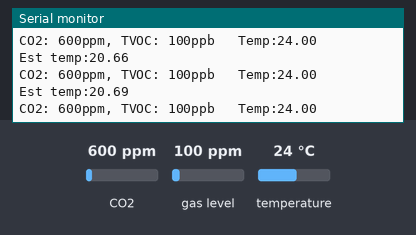
A sketch run on a simulated ESP32. Parts: the last lines printed to the serial monitor. The test bench sets the inputs (shaded band); at power-on: CO2 600 ppm, gas level 100 ppm, temperature 24 °C.

Above: at 1.4 s.
1.5 s: CO2 set to 1050 ppm
At 1.5 s:
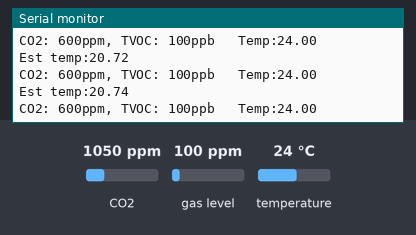
4.5 s: gas level set to 20 ppm
At 4.52 s:
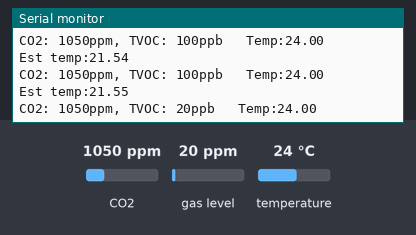
7.5 s: gas level set to 250 ppm
At 7.55 s:
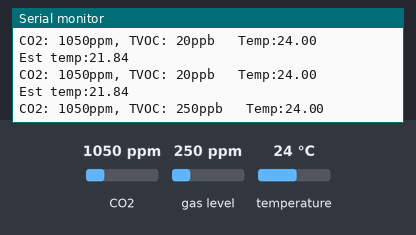
10.5 s: CO2 set to 452 ppm
At 10.52 s:
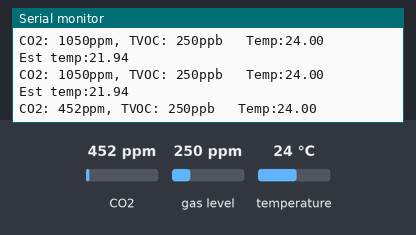
13.5 s: CO2 set to 1700 ppm
At 13.55 s:
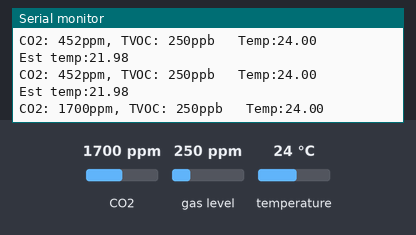
Timing chart, 0 to 16.5 s (numbered marks = the images above; inputs shaded):
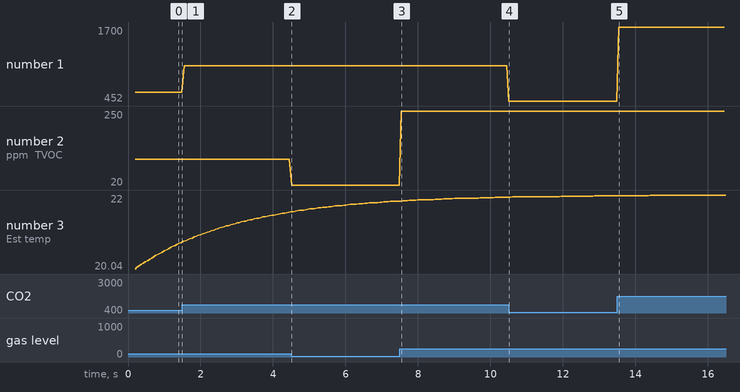

The sketch:

esp32.mini.CCS811.air.quality.210202.ino
```cpp
#include "Adafruit_CCS811.h"

Adafruit_CCS811 ccs;

void setup()
{
  Serial.begin(9600);
  Wire.begin(12,14);
  delay(200);
  Serial.println("CCS811 test");

  if(!ccs.begin()){
    Serial.println("Failed to start sensor! Please check your wiring.");
    while(1);
  }
    //calibrate temperature sensor
  while(!ccs.available());
  float temp = ccs.calculateTemperature();
  ccs.setTempOffset(temp - 25.0);
}

float etemp=20.0;
int co2,tvoc; char dbuff[24];

void loop() {
  if(ccs.available()){
    float temp = ccs.calculateTemperature();
    if(!ccs.readData()){
      Serial.print("CO2: ");
      co2=ccs.geteCO2();
      Serial.print(co2);

      tvoc=ccs.getTVOC();

      Serial.print("ppm, TVOC: ");
      Serial.print(tvoc);
      Serial.print("ppb   Temp:");
      etemp=0.02*(temp-2.00)+ 0.98*etemp;
      Serial.println(temp);
      Serial.print("Est temp:");Serial.println(etemp);

    }
    else{
      Serial.println("ERROR!");
      delay(5000);
    }
  }

}
```

Measured:
- after the input at 7.5 s, the serial monitor: prints a new line after 0.05 s (image 3)
- after the input at 10.5 s, the serial monitor: prints a new line at once (image 4)
- after the input at 13.5 s, the serial monitor: prints a new line at once (image 5)
- plotted number 1: 600 → 1050 after the input at 1.5 s, 1050 → 452 after the input at 10.5 s, 452 → 1700 after the input at 13.5 s
- plotted number 2: 20 → 250 after the input at 7.5 s
